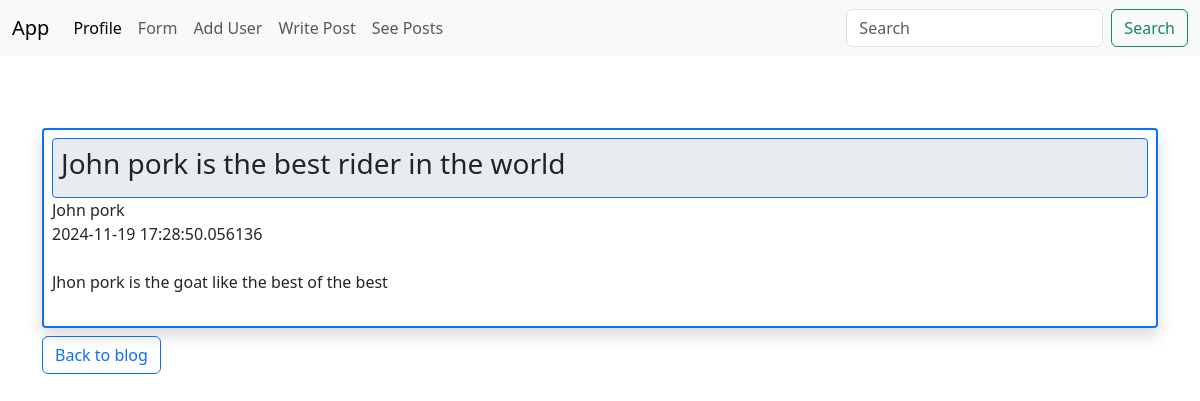
Before: /posts/1 with the older database file.
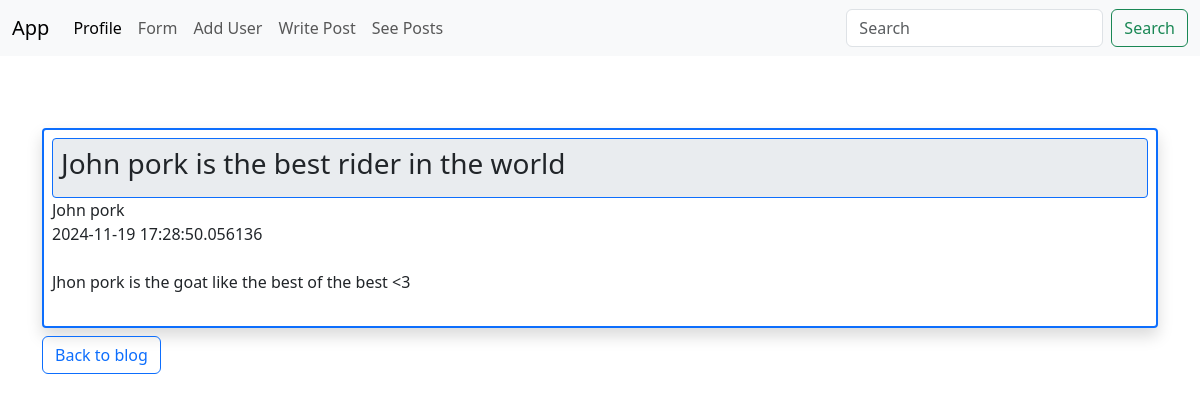
After: the same page with the newer database file.
### app.py (models this page shows)
class Posts(db.Model):
    id = db.Column(db.Integer, primary_key=True)
    title = db.Column(db.String(255))
    content = db.Column(db.Text)
    author = db.Column(db.String(255))
    date_posted = db.Column(db.DateTime, default=datetime.now())
    slug = db.Column(db.String(255))

### app.py (the view)
@app.route('/posts/<int:id>')
def post(id):
    post = Posts.query.get_or_404(id)
    return render_template('post.html', post=post)

### templates/post.html (shortened to what this page needs)
{% extends 'base.html' %}
{% block content %}
    <br/>
    <div class="border border-2 border-primary rounded-1 shadow p-2 mb-2 bg-body-light rounded">
    <div class="border border-1 rounded-1 border-primary p-2 bg-body-secondary">
    <h3> {{ post.title }} <br/></h3>
    </div>
    {{ post.author }} <br/>
    {{ post.date_posted }} <br/><br>
    {{ post.content }} <br/>
    <br>
</div>
    <a href="{{ url_for('posts') }}" class="btn btn-outline-primary">Back to blog</a>
    <br>
{% endblock %}

Changed rows visible on the page:
changed Posts "John pork is the best rider in the world": content "Jhon pork is the goat like the best of the best" → "Jhon pork is the goat like the best of the best <3"
